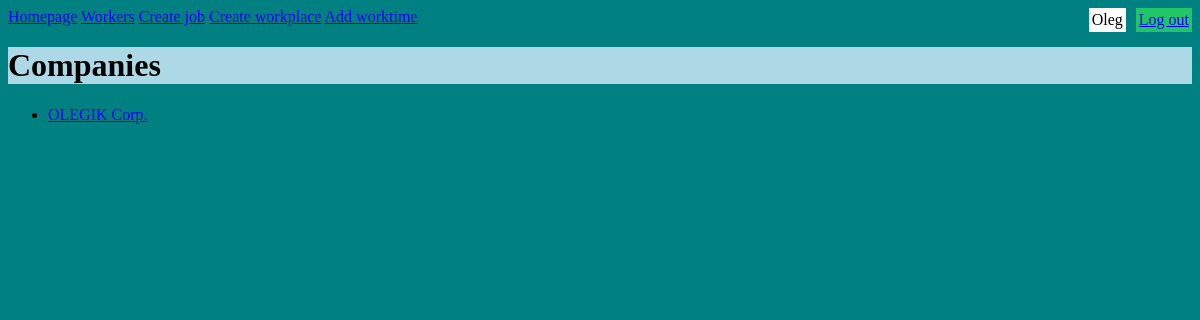
Page / (signed in) on the earlier database version.
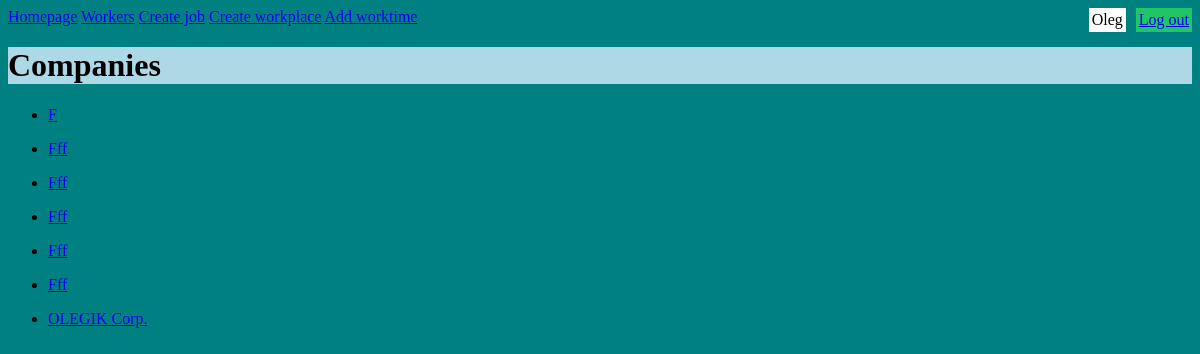
Same page on the later database version.
### polls/models.py (models this page shows, shortened)
class Company(models.Model):
    company_name = models.CharField(max_length=200)

### polls/views.py (the view)
# urls.py: path('', views.CompaniesView.as_view(), name='index'),
class CompaniesView(generic.ListView):
    template_name='polls/companies.html'
    queryset = Company.objects.order_by('company_name')

### polls/templates/polls/companies.html (shortened to what this page needs)
{% extends 'polls/base.html' %}
{% load i18n %}
{% block content %}
<h1>{% trans "Companies" %}</h1>
{% if not user.is_authenticated %}
<h2>{% trans "Only for authenticated users" %}</h2>
{% else %}
{% if object_list %}
<ul>
	{% for company in object_list %}
	<li>
		<p><a href="{% url 'get_details' company.id %}">{{company.company_name}}</a></p>
	</li>
	{% endfor %}
</ul>
{% else %}
<p>{% trans "No companies" %}</p>
{% endif %}
{% endif %}
{% endblock %}

Differences in the rows shown:
added Company: company_name "F"
added Company: company_name "Fff"
added Company: company_name "Fff"
added Company: company_name "Fff"
added Company: company_name "Fff"
added Company: company_name "Fff"
